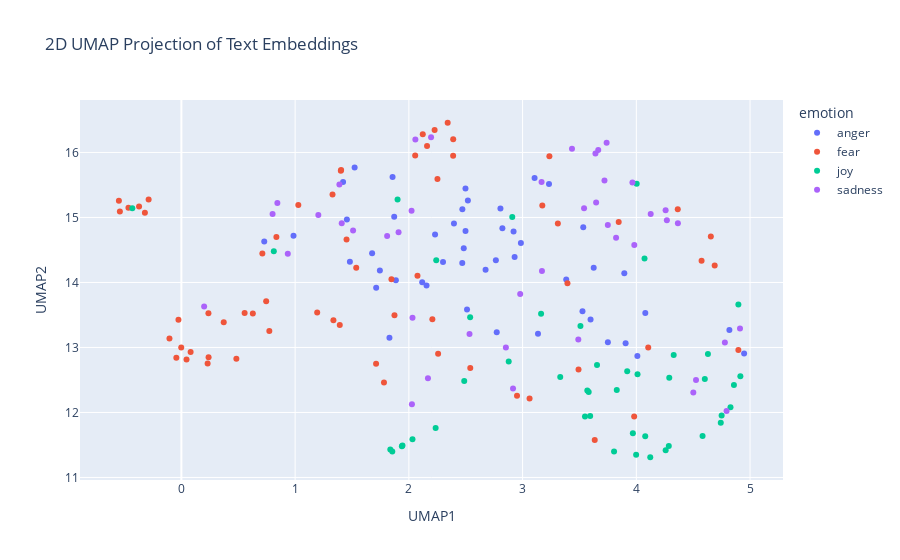

Notebook source saved alongside this figure:
### Code cell
import pandas as pd
import numpy as np
import umap
import plotly.express as px

# Concatenate the training and test data
combined_df = pd.concat([train_df_new, test_df_new], ignore_index=True)

# Prepare the embeddings for UMAP
# Convert the list of embeddings into a 2D numpy array
X_embeddings = np.array(combined_df['embeddings_values'].tolist())

# Apply UMAP for dimensionality reduction
reducer = umap.UMAP(n_components=2, metric='cosine', random_state=28) 
embedding_2d = reducer.fit_transform(X_embeddings)

# Create a DataFrame for plotting
df_plot = pd.DataFrame(embedding_2d, columns=['UMAP1', 'UMAP2'])
df_plot['emotion'] = combined_df['emotion']
df_plot['intensity'] = combined_df['intensity']
df_plot['text'] = combined_df['text']


# Visualize the embeddings with Plotly
fig = px.scatter(
    df_plot,
    x='UMAP1',
    y='UMAP2',
    color='emotion',  # Color points by the 'emotion' column
    hover_data=['text', 'intensity'],  # Show text and intensity on hover
    title='2D UMAP Projection of Text Embeddings'
)

fig.show()

### Figure 1 — Plotly figure (JSON) as saved in the notebook; plotly's stock layout.template omitted (floating-point values rounded to 4 significant figures)
{"data": [{"customdata": [[".@RepDelBene: 'Today's proceedings and the entire process is an insult to our constituents.'", 0.593], ["If someone keeps #laughing at you, don't #fret  . At least u r giving #happiness .'\\n#quotes #quotestoliveby", 0.229], ["Can someone make me a priority list of which things I should be outraged at + in which order? #outrage #racism #animalrights #abortion #cops", 0.583], ["straight people are canoodling on the quad and I'm #offended", 0.648], ["@edquinn63 how can you even forget to pick ur fave child up from school ", 0.396], ["@ticcikasie1 With a frown, she let's out a distraught 'Gardevoir' saying that she wishes she had a trainer", 0.417], ["@kingcharles9th i Lowkey forgot you had twitter and if you don't follow me back im gonna be #offended", 0.421], ["Sometimes I think the British political landscape is desolate and then I look over at the foaming wasteland of the US and think we're OK", 0.354], ["I've always had a weird grudge against stingrays ever since one killed Steve Irwin.", 0.542], ["@Darren_Hammer amen, nothing personal mate, just tired of all of the complaining from our fans, it's Been a relentless tirade of misery", 0.542], ["i can't believe they're all messing up my favourite of all bakes i feel personally offended", 0.5], ["As if he heard my thought on the ether, my #ex has just posted #facebook pic of himself snuggling up with said #cats... now Im just #angry", 0.521], ["@serendipity127_ @zombiecalorie @Angel_Eyes66 I'm sensing a theme here tho lol #angry", 0.542], ["Thatmoment you're watching #worstcelebritycooks and your bubble is burst by finding out KyleXY is gay and married😭 #nochance #KindaDontMind😉", 0.479], ["my momma irritate me asking all these questions like gone 😤", 0.417], ["I've been wanting salty fries from McDonald's since yesterday and I'm burning my fingers eating them bc these shits 🔥🔥🔥", 0.396], ["@Docjp they unleashing God's wrath just as Cain did", 0.417], ["@St8edge4life88 eh well i can do the sting vs cactus loser leaves wcw match at bash at the beach lol", 0.396], ["the girl sitting in front of me is chewing her gum like a cow &amp; im ready to snap 🤗", 0.646], ["@xandraaa5 @amayaallyn6 shut up hashtags are cool ", 0.438], ["Bes! You don't just tell a true blooded hoopjunkie to switch a f*c@n' team that juz destroyed your own team. You juz don't! #insult", 0.891], ["@mjmralph then it's poor packaging my Amazon and the fulfilled seller should be furious as much as you 😕", 0.75], ["@MetsProspectHub @brianpmangan taking offense to acount...he ranks 32 of 36 over last 2 years by SABR", 0.312], ["“He who is slow to anger is better than the mighty, And he who rules his spirit than he who takes a city.”\\nP16:32 #bibleverse #pride #anger", 0.314], ["@RoyEnglish roy as fiery", 0.5], ["Forever angry that gh ruined Molly and morgan's bond/friendship ", 0.521], ["Zero help from @ups customer service. Just pushing the buck back and forth and promising callbacks that don’t happen.  #loathing", 0.646], ["@StrongestBeing ←would furrow and her face would redden as she protests; it would seem that being seen as unattractive in Wukong's eyes was→", 0.481], ["the bee sting still suck i feel sick", 0.479], ["A @FirstBSA not turning up? Why am I not surprised. Late for work again! ", 0.583], ["I have a rage rage ep 2 coming out soon I'll keep you posted on it #YouTube #youtubegaming #rage", 0.52], ["My baskets are better when I'm in a bad mood someone irritate me before practice please", 0.479], ["#EpiPen: when public outrage occurs, expand #PAP Patient Assistance Progrm, coupons,rebates .@GOPoversight @OversightDems on #Mylan #Epipen", 0.5], ["#welfarereform should not be a 'model' for #snap.", 0.458], ["@VodafoneUKhelp @VodafoneUK wow!! My bill is £44.77 and hav a text from u to prove that and you have taken £148!!!!! #swines  #con!", 0.646], ["The new gun emoji in iOS10 is not enough to show the anger I have towards a number of things.", 0.625], ["Happiness is the best revenge", 0.25], ["the outrage has passed and has been replaced by a mute, fatalistic acceptance of the current situation.  #fatalism", 0.562], ["Everybody talking about 'the first day of fall' but summer '16 is never gonna die #revenge @Drake", 0.417], ["@__NETFLIXNCHILL I fuck with madden way harder", 0.521], ["Just watched Django Unchained, Other people may frown, but I titter in delight! 2/5", 0.229], ["It's the most magical time of the year......Xmas party announced and the #outrage commences. Gotta love Silicon Valley millennials.", 0.429], ["@TrueAggieFan oh so that's where Brian was! Where was my invite? #offended", 0.417], ["i live and die for mchanzo honeymoon crashing and burning the second they move in together", 0.479], ["Realest ever, relentless ever, inevitable that I win.", 0.415], ["Might just leave and aggravate bae", 0.417], ["@Yoshi_OnoChin can you please not have Canadian players play US players, that lag  is atrocious. #fixthisgame #trash #sfvrefund ", 0.646], ["Me being on my dean really saving a lot of ppl, bc I don't snap nomore &amp; it take so much out of me..", 0.348]], "hovertemplate": "emotion=anger<br>UMAP1=%{x}<br>UMAP2=%{y}<br>text=%{customdata[0]}<br>intensity=%{customdata[1]}<extra></extra>", "legendgroup": "anger", "marker": {"color": "#636efa", "symbol": "circle"}, "mode": "markers", "name": "anger", "orientation": "v", "showlegend": true, "type": "scatter", "x": [0.986, 4.948, 2.483, 2.3, 1.677, 3.625, 1.713, 0.7286, 2.805, 2.498, 2.23, 2.397, 2.47, 1.829, 2.921, 3.105, 1.455, 2.675, 2.985, 3.598, 2.519, 1.871, 2.511, 4.009, 3.135, 2.47, 1.422, 3.384, 3.232, 1.482, 2.773, 2.822, 2.117, 1.745, 1.857, 2.498, 4.818, 3.533, 4.079, 3.526, 3.894, 2.155, 1.886, 2.765, 3.75, 2.93, 1.523, 3.906], "xaxis": "x", "y": [14.72, 12.91, 14.53, 14.32, 14.45, 14.22, 13.92, 14.63, 15.14, 15.44, 14.74, 14.91, 14.3, 13.15, 14.78, 15.61, 14.97, 14.19, 14.61, 13.43, 15.26, 15.01, 13.58, 12.87, 13.21, 15.13, 15.55, 14.05, 15.52, 14.32, 13.23, 14.83, 14.0, 14.18, 15.62, 14.79, 13.27, 14.85, 13.53, 13.56, 14.14, 13.95, 14.03, 14.34, 13.08, 14.39, 15.77, 13.07], "yaxis": "y"}, {"customdata": [["ok, ok.. I know.. my last tweet was #terrible", 0.271], ["When you make a great tasting shake and no words can describe it!😃👌🏻 #shake #herbalifenutrition #tastesogood #nowords", 0.125], ["@YahooCare data stolen in 2014 and only now do you tell us .", 0.771], ["You don't know what to expect by Brendon's video lmao LA devotee video got me shook ", 0.354], ["Are there any #horror sites that would be interested in my writing a guest article/review? Been really craving a literary outlet lately.", 0.354], ["@markhberman2003 @LanceZierlein @790blessing entire team from coaches on down played and coached scared from jumpstreet. #intimidated", 0.604], ["81' Goal scorer Vidar Kjartansson comes off in favor of Dor Micha! Another terrific performance by @Vidarkjartans #YallaMaccabi", 0.229], ["@SteveBryantArt I was pretty sure it was a Golden Ticket. Get a tour. Make a mistake. Something horrific will happen to you. Good day sir.", 0.362], ["Watching It Follows.  This is a super freaky movie.  #horror #scary", 0.688], ["i might have #hysteria ,i don't kno if it's just #anxiety or both,..need a diagnosis cuz somethin' is messed up,need ert bu i nvr come out", 0.86], ["However the agent was inauthentic, my sister still loves me, &amp; I'm still alive. So I guess it wasn't that bad. #socialanxiety #anxiety", 0.604], ["#Muslims are the principle victims of #terrorism. More Muslims are dying at the hands of these #terrorists than anyone else. #YounusAlGohar", 0.583], ["My bus was in a car crash... I'm still shaking a bit... This week was an absolute horror and this was the icing on the cake... #terrible", 0.938], ["Now ...what to do for the next hour while waiting for #OurGirl to start @BBCOne ?!", 0.354], ["This maybe a new start but it will always be align with the end.  #forward", 0.375], ["Swear all of my guy friends are scaredy cats. You don't do horror movies. You don't do haunted houses. Wtf do you do then?", 0.271], ["I just want to say: social media isn’t here to #bully that has to be #stopbullying ! Please be kind to eaxh other! #lovewins", 0.36], ["@astockeyWTAE @SonniAbatta she is terrific at her job, where is she headed-- I missed that?", 0.292], ["Was going to get a new #horror movie #tattoo tonight, but my artist flaked out on me for the 3rd time &amp; said he was done tattooing!", 0.396], ["It's so funny cause Cooper's going to go farther than the people who bully her", 0.146], ["@GuardianAus @guardian because there is a realistic probability that a clown might be their next president. #clown #uspol #nightmare", 0.75], ["@Taniel @LOLGOP That'll be gosh darn terrific if they only check the brown people. Shucks, let's make a law to say only brown people.", 0.458], ["Still waiting to see if my @london2012track will make an appearance next week - two months today it was ordered  #badservice", 0.453], ["Just want to be a dad so i can play kick the baby with my little one #southpark #mellogang #ghastly #edm #plur #dad #djlife #dj #producer", 0.333], ["Halloween party coming soon! #turnt #ruinT #lit #firesauce #hotsauce #mildsauce #getsauced #champagnedreams #scary #haunt #kittens", 0.312], ["@smb_ryan @Kamper10 I couldn't care less about #GOTHAM. I haven't watched it since the mid point of season 1. ", 0.292], ["@PatBlanchfield so you mean “like Uber but for despair for someone other than the driver'", 0.455], ["The only thing scary about a 1-armed man trying to scare someone is the fact that he feels his 1 arm is only good for tryin to scare someone", 0.479], ["Action is the foundational key to all success ~Pablo Picasso #inspiring #quote #action #hustle #start #dosomething #success", 0.167], ["What the fuck is he even doing ? He should be off that's fucking horrific !", 0.75], ["We ashamed of being an ally to you. Pakistan sacrificed almost 50000 civilians by siding you in war on #terror @JudgeTedPoe", 0.667], ["The 'banter' from Craigen and Sutton on BT is fucking horrid", 0.454], ["That's fucking horrific defending from Schalke", 0.562], ["Aberdeen st Johnstone, let's see who can punt it the furthest #awful", 0.354], ["my school photo is honestly horrid, i look so ew😅", 0.438], ["I've been in such a bad mood this week, and work has been horrific, so I decided to start a scrapbook of my summer vacation", 0.56], ["@GucciShade @KellyannePolls @ABC So?  Who cares?  Who cares about tax forms, too.  I believe terrorism and jobs are what is important.", 0.438], ["#beyond naming &amp; shaming ; lies a vast space b/w #sanctions &amp; #terror state...v *wait til Others #impose it...&amp; do not hv COURAGE #ourselves", 0.667], ["#Aleppo city is burning. The head of #terrorism #Assad regime &amp; #Russia are bombarding the city right now with #whitephosphrus #bombs !", 0.729], ["Lady gaga fucking followed i have been waiting for this day for ages it fucking happened im shaking thank you so much @ladygaga ❤️", 0.275], ["What's the most important thing you need to accomplish today? #onlinemarketing #solopreneur #start up #success", 0.271], ["Fosu Mensah is having a complete nightmare! It's the reason all Northamptons attacks come from the left.", 0.604], ["@lindseylouwho_ be nice if the Texans could hold onto the ball to give fuller and Hopkins a chance!!!  #TNF", 0.229], ["On the other side of fear lies freedom! - JB Glossinger #quote", 0.333], ["Solid starts by #Bozzelli and #BenEvans. Hoping for a good #start !", 0.25], ["@OnyxFlare25 She chuckles, shaking her head. 'No...I just have a really vivid imagination, I guess. It happens when you meet someone&gt;", 0.271], ["@troyesivan I'm eating sushi, I'm shaking for you", 0.458], ["PM #SheikhHasina in @UN speech terms #terrorism as global challenge and urges world leaders to work together to unroot it from everywhere.", 0.554], ["@twinfjournal @TwinningLife111 @KCtwinflame @TFUnion1111 @Para_Priestess @cupidpoetry I went thru the same thing yesterday #panic better2day", 0.625], ["When your body says FUCK YOU BITCH, You ain't sleeping\\n#sleep #cantsleep #drained #restless", 0.625], ["Put my passport in a safe back after getting back from Australia 🌏. Only problem is now I can't remember where the safe is!! #panic 🛂", 0.75], ["it's horrible cos no one can relate,  everyone is happy and dandy in one way or another", 0.542], ["I don't want speak front to him #afraid #intimidate #nopanicattack", 0.875], ["The moment you bring her to meet your best friend and you're nervous af! 😬😆 #nervous #thefriendtest", 0.771], ["You want  bad service use #frontier they have #terrible service. Go to #AT&amp;T anybody is better. I am going to complain to better business", 0.333], ["@CesarSampao @thisisbolton don't get me started on town centre. Used to go every week.... not been for 18 months #horrible", 0.479], ["By officialy adopting #BurhanWani, a #Hizbul terrorist, #Pakistan n #NawazSharif hv md a cardinal mistake 2day tht'll haunt fr years. #UNGA", 0.72], ["When you're scared to press send #bgoodthepoet #PrayForMe #ThisIsAGodDream #career #help #fear #heart #HeartRacing", 0.842], ["Ever been really lonely and your phone keeps blowing up, but you just can’t pick it up and respond to people?  #recluse #issues", 0.74], ["@ccrago It was dreadful, even after he met the Catfish he still thought it was her!", 0.5], ["Tweeting from the sporadic wifi on the tube #perilous", 0.434], ["The 2nd step to beating #anxiety or #depression is realising that it's not about waiting for ...., Take action yourself now.", 0.479], ["Tweeting from the sporadic wifi on the tube ", 0.292], ["Rooney shocking attempted cross", 0.375]], "hovertemplate": "emotion=fear<br>UMAP1=%{x}<br>UMAP2=%{y}<br>text=%{customdata[0]}<br>intensity=%{customdata[1]}<extra></extra>", "legendgroup": "fear", "marker": {"color": "#EF553B", "symbol": "circle"}, "mode": "markers", "name": "fear", "orientation": "v", "showlegend": true, "type": "scatter", "x": [1.194, 3.981, 1.402, 1.712, 0.6283, -0.02579, 2.951, 1.452, 0.5561, 0.04522, 0.4834, -0.3208, 0.7732, 1.874, 3.492, 0.3722, 4.105, 1.847, 0.7455, 4.897, 0.8354, 0.7119, 1.537, 2.257, 2.207, 1.329, 2.076, 0.2378, 4.689, 2.389, -0.3721, 2.16, 2.226, 2.122, 3.173, 3.31, 1.028, -0.5409, -0.288, 3.634, 4.574, 2.39, 2.54, -0.1049, 3.061, 3.394, 1.781, -0.5494, 0.2308, 3.236, 0.2392, 3.845, -0.0444, 0.08111, 1.404, 2.056, -0.4655, -0.001349, 4.364, 2.251, 1.393, 4.655, 1.337, 2.341], "xaxis": "x", "y": [13.54, 11.94, 15.72, 12.75, 13.52, 13.43, 12.26, 14.66, 13.53, 12.81, 12.83, 15.07, 13.25, 13.5, 12.66, 13.39, 13.0, 14.05, 13.71, 12.96, 14.7, 14.45, 14.23, 12.9, 13.43, 15.35, 14.1, 13.52, 14.26, 15.95, 15.17, 16.1, 16.35, 16.28, 15.18, 14.91, 15.19, 15.09, 15.28, 11.58, 14.33, 16.2, 12.68, 13.14, 12.21, 13.99, 12.46, 15.26, 12.75, 15.94, 12.85, 14.93, 12.84, 12.93, 15.73, 15.96, 15.15, 13.0, 15.12, 15.59, 13.35, 14.71, 13.42, 16.46], "yaxis": "y"}, {"customdata": [["Three days off a month with two ex wives and no home could be worse. I don't know how, but it could #oilandgas #optimism", 0.25], ["You know you're in love when all you can do is smile whenever you talk about how he is to someone.", 0.82], ["lol! no mention of pak PM or even his speech on any international news channel and pakis are rejoicing as if the world stands with them", 0.396], ["Elinor,' she laughed so little known, all over every body at the brilliant cheerfulness of sweetmeats and a fashion.", 0.604], ["Thinking about trying some comedy on youtube. Always been fond of it. Time to nut up. #laughter #comedy #maybeoneday #hopefullyfunny #LOL", 0.646], ["I'm due for a big change! I've prayed on it, I think I deserve it #positivity ", 0.6], ["Tip 5: Don't worry about pleasing everyone. #TitanWisdom", 0.375], ["My friend just messaged me 'ugh I'm so hungry I can't wait for breakfast' #socialmedia #WineWednesday #hilarious #funny #laughing #happy", 0.729], ["A good thing about being sick is that coughing is like an ab workout. Maybe my abs will be more defined by the time I'm better 😂😅 ", 0.44], ["@zinabukvic_ cheer up", 0.38], ["the thought of you gets me through my day. the thought of your smile never fails at making me smile 💚", 0.854], ["What a great training course, lots of photos, fun and laughter. Photo's will be up soon #Boostercourse #fun #laughter", 0.82], ["Thanks for making our Mass with Fr. Vallely respectful, meaningful, and joyful @ACSSCrusader @AssumptionHCDSB ! #SeeWithEyesOfMercy", 0.72], ["— to reveal a broad smile. \\n\\n'Yeah, it's nice.' \\n\\nPursing his lips, he stifled his joyous expression in order —\\n\\n[@AVIATAUBE].", 0.542], ["@Nikhilv95 @LydiajaneF I wish, I really, truly wish, that I had just a modicum of your banter. #hilarious", 0.646], ["Watch this amazing live.ly broadcast by @mrgummyking  #musically", 0.458], ["Watch this amazing live.ly broadcast by @jaredhorgan #lively #musically", 0.48], ["myself that despite the absolute delight my children and I would feel having a kitten in our home, the misery my husband would feel is more.", 0.327], ["Pre-prepare direction plays hale and hearty situation an in child's evolvement: CMmyd", 0.34], ["Online now !!!:) all day come play with me !! I'm happy happy horny playful sweet sour;)", 0.875], ["Watch this amazing live.ly broadcast by @evanhufferd #lively #musically", 0.56], ["Getting cable hooked up in new place just in time for @NBCChicagoPD and @NBCChicagoMed premiers is like God smiling down on me. #OneChicago", 0.667], ["@gardiner_love : Thank you so much, Gloria! You're so sweet, and thoughtful! You just made my day more joyful! I love you too! 😊💕", 0.938], ["Thank you @twitter for the balloons today. #smile #goodday #48", 0.833], ["It's funny that everyone came in my life as they like how far I'm cheerful and self confident could make me 3abla kaml fg2a kda 😂😂😂", 0.792], ["#Talking about our #Problems is our greatest #Addiction\\n\\n#Break the #habit\\n\\nTalk about ur #Joys\\n\\n#quote #optimism #problemsolving #behappy", 0.375], ["Watch this amazing live.ly broadcast by @iamjustinburke  #musically", 0.542], ["@ContourCosmetic well done ladies! A great award for an amazing team. A delight to present the award to you.", 0.84], ["Time to go hit up the library - I have a lovely PILE of book reservations to collect this morning... #glee #books #reading", 0.66], ["Watch this amazing live.ly broadcast by @swagrman_fan #lively #musically", 0.481], ["#ukedchat A4 Just go outside (or to the gym hall) and play! \\n#education #playful #learning", 0.481], ["#LMFAO @MSNBC 's #racepimp Tamron Hall used the words 'fscts' and 'MSNBC' in the same sentence #hilarity #libtard #biasedmedia #neverHillary", 0.5], ["Watch this amazing live.ly broadcast by @evanhufferd  #musically", 0.452], ["2 days until #GoPackGo and 23 days until #GoGipeGo..... I'm so excited! ", 0.792], ["Unixware skydrive-cokie hearty exactment blame online: HEpHXhO", 0.18], ["@aradsliff don't know I'm from nj we are the worst on purpose. ", 0.139], ["@Gronnhair @buryprofs @DittoBistro it was indeed lovely and the team were incredibly attentive and on the ball. Cheese was a lively gesture!", 0.646], ["I'm absolutely in love with Laurie Hernandez, she's so adorable and is always so cheerful!", 0.788], ["Imagine how sad LA fans are gona be when they get eliminated...Man that's gonna be Nirvana, a religious experience rejoicing in their misery", 0.333], ["Metal keeps you young and spry and keeps your hair luxurious.\\n\\nYES\\n\\nSHUT UP AND LISTEN TO ME", 0.46], ["@MichiganBromo Good optimism sir :)", 0.538], ["...at your age, the heyday in the blood is tame...' @TheArtofCharm #shakespeareaninsults #hamlet #elizabethan #williamshakespeare", 0.26], ["So far ours greet have raised £250 for @HGatChristmas with more to come in #sparkling @CllrJohnFox @simoncotton69", 0.625], ["Val reminds me of one of the cheerful witches that looks after Aurora in Disney’s Sleeping Beauty. #GBBO", 0.521], ["@hesham786 that's the spirit ", 0.354]], "hovertemplate": "emotion=joy<br>UMAP1=%{x}<br>UMAP2=%{y}<br>text=%{customdata[0]}<br>intensity=%{customdata[1]}<extra></extra>", "legendgroup": "joy", "marker": {"color": "#00cc96", "symbol": "circle"}, "mode": "markers", "name": "joy", "orientation": "v", "showlegend": true, "type": "scatter", "x": [4.003, 4.828, -0.4312, 4.915, 2.878, 3.654, 4.63, 3.581, 4.329, 4.29, 4.75, 4.078, 4.258, 4.602, 2.487, 1.939, 1.944, 4.072, 3.331, 3.828, 2.032, 3.97, 4.582, 4.285, 4.858, 4.897, 1.837, 4.122, 3.548, 1.854, 3.569, 0.8126, 2.235, 3.594, 2.241, 1.901, 3.998, 4.743, 2.909, 3.509, 4.011, 3.163, 3.804, 2.539, 3.92], "xaxis": "x", "y": [15.52, 12.08, 15.14, 12.56, 12.79, 12.73, 12.9, 12.32, 12.89, 12.54, 11.95, 11.63, 11.42, 12.52, 12.48, 11.48, 11.49, 14.37, 12.55, 12.35, 11.59, 11.68, 11.64, 11.49, 12.42, 13.66, 11.43, 11.31, 11.94, 11.4, 12.34, 14.48, 11.76, 11.95, 14.34, 15.28, 11.35, 11.84, 15.01, 13.33, 12.59, 13.52, 11.4, 13.47, 12.63], "yaxis": "y"}, {"customdata": [["My nephew sees that i have a frown on my face and he tells me 'you're  beautiful '!😢💞😩", 0.542], ["@groovydadad @MHChat 🙂ty I often conflate the two depression + sadness, but they are very different. This q reminded me of that #mhchat", 0.583], ["Nasty nasty chilly rain has put a damper on my afternoon cigar.  This is NOT a good thing. @cspanwj And FOUR #CongressCritters tomorrow?", 0.708], ["The fact I haven't had to wear a bra for a week and knowing I'll have to start wearing one again after tomorrow is depressing 🙄🙄", 0.646], ["@Samkingftw nahh thats grim", 0.438], ["@MarianKeyes maybe he had constipation issues..? Not that I KNOW dates relieve such an affliction! No way jose!", 0.354], ["@BlurtAlerts 'the darkest of nights can be bright, the solemn of faces lights up with a smile'. -@Totemprince believe in me, as I do in you", 0.229], ["Let's get drunk and tell each other things we're afraid to say when we're sober.", 0.303], ["From what I know of the man, I have to assume that @realDonaldTrump has had a heated argument with his own penis. ", 0.354], ["@Hayles_101 The three R's depress me.", 0.792], ["From My head to think it was better but obviously it's not #relapse #sadness #sickness #madness #misunderstanding", 0.688], ["@realDonaldTrump negative campaign of doom and gloom don't win elections", 0.521], ["#Always #borrow #money from a #pessimist. He won't #expect it #back.", 0.354], ["Ill say it again. If I was a Black man Id be afraid to leave my house or have a moving violation.\\n\\n#TerranceCrutcher #truth #sad", 0.729], ["A night where depression is winning... #depression #fml #help", 0.896], ["Happiness is always there. You just have to choose to see it. There's no point dwelling in the dark and ignoring the light of the stars.", 0.167], ["I'd rather die alone then end up with somebody who can't be sober", 0.66], ["How can you blame the manager watching these players play? It's abysmal. Our team are dreadful. If Jose can't save us. No-one can.  #mufc", 0.604], ["That's me for the evening, though! Way too lit to finish these off properly without causing some serious mischief.", 0.396], ["@TDYLN sadly not :(", 0.667], ["Dad asked if I was too hungover to function today. Little does he know I stayed sober last night so i could get shit faced tonight 😅", 0.271], ["@stevesingiser @POLITICO_Steve Put a damper on my mood.", 0.583], ["This room is rather dreary, but we endure what we must.", 0.708], ["Ffs dreadful defending", 0.5], ["All the 'juniors' are now wearing purple at ollafest while I'm here fighting with my alarm about when I need to wake up for German #sadness", 0.646], ["I don't think I can go to work tomorrow since val has left #GBBO I need a day to mourn", 0.754], ["My prayers are with the family, friends &amp; members of @VCFD  as you mourn the loss of Engineer Ryan Osler. #LODD #RIP", 0.771], ["Kudos to TC for benching Bruce. He isn't helping the team, so he rides pine. We have games to win. Discussion over. #Mets", 0.396], ["@TxDMV @ArkansasBBB i filled out the report on #baitswitch by @Carvana lets go get them fines levied. #badbusiness #honoryourdeal #unhappy", 0.542], ["I'm so proud he understands this, he shows love, thought and compassion    and it's not done in a clouded way..", 0.188], ["All this doom and gloom! We scored from open play again! And only conceded two this time. #progress they means a 1-1 draw on Saturday for me", 0.375], ["@AmyMek this is so absurd I could laugh right now (if I also didn't feel like crying for the future of our country). #despair #wakeupcall", 0.625], ["@Courteoussoul @MattyMcDee I'm at 349 and just decoded 20 or more blues and not one was over 340, where you getting your blues?", 0.333], ["@BTS_twt people have so much negativity filled inside them but im always happy that in such a gloomy world someone like u exists Namjoon", 0.45], ["3 weeks into the course and have had the kitchen sink thrown at me, I m still pulling knives and forks out of my ears", 0.562], ["If I had a little bit of extra money I would blow the whole paycheck and go to one of the two of @KygoMusic's concerts in LA. #serious", 0.167], ["A3: But chronic sadness may mean there are underlying issues than getting sad occassionally over a particular issue (2/2) #mhchat", 0.562], ["I can't WAIT to go to work tomorrow with a high as fuck fever. [sarcasm]\\nHopefully I'll feel better tomorrow.\\nBut I doubt it. #pessimism", 0.646], ["On bedrest since I got out of the hospital. U find in unopened beer.. what do I do. Pour that shit out! No alcohol at all for me #sober", 0.44], ["aaahhhh! a little @OtisRedding to soothe the soul. #music ", 0.25], ["This shit hurting my heart 😪 that's how serious it is .", 0.875], ["@pmo100 @5liveSport .....I heard talk something is a miss. He looks weary.", 0.458], ["@kempicepoland don't think he did, and he didn't have the rucksack or laptop in his possession, murky business, on that note I'm away to bed", 0.5]], "hovertemplate": "emotion=sadness<br>UMAP1=%{x}<br>UMAP2=%{y}<br>text=%{customdata[0]}<br>intensity=%{customdata[1]}<extra></extra>", "legendgroup": "sadness", "marker": {"color": "#ab63fa", "symbol": "circle"}, "mode": "markers", "name": "sadness", "orientation": "v", "showlegend": true, "type": "scatter", "x": [4.793, 4.268, 1.204, 3.647, 2.024, 1.51, 4.525, 3.739, 0.8018, 3.54, 4.126, 0.8437, 3.966, 0.2002, 4.258, 4.912, 3.665, 2.057, 3.17, 2.979, 3.64, 1.41, 3.822, 2.195, 3.982, 2.032, 2.533, 2.853, 1.389, 4.501, 2.916, 0.9355, 3.49, 4.779, 3.749, 2.168, 4.365, 3.72, 3.434, 2.027, 3.167, 1.909, 1.809], "xaxis": "x", "y": [12.02, 14.96, 15.04, 15.23, 15.1, 14.8, 12.5, 16.15, 15.05, 15.14, 15.05, 15.22, 15.54, 13.63, 15.11, 13.29, 16.04, 16.2, 14.17, 13.82, 15.98, 14.91, 14.69, 16.23, 14.57, 13.46, 13.21, 13.0, 15.51, 12.31, 12.37, 14.44, 13.12, 13.07, 14.88, 12.53, 14.91, 15.57, 16.06, 12.13, 15.55, 14.77, 14.72], "yaxis": "y"}], "layout": {"legend": {"title": {"text": "emotion"}, "tracegroupgap": 0}, "title": {"text": "2D UMAP Projection of Text Embeddings"}, "xaxis": {"anchor": "y", "domain": [0, 1], "title": {"text": "UMAP1"}}, "yaxis": {"anchor": "x", "domain": [0, 1], "title": {"text": "UMAP2"}}}}
